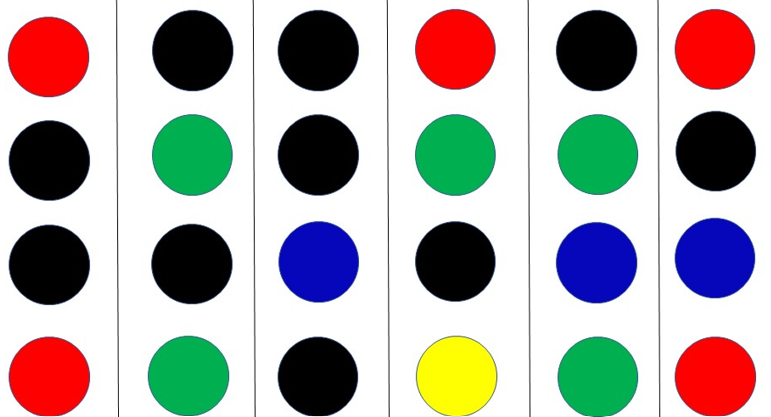
#> input picture img.png, 771 x 417 px
$ python Color_Detection_Bounding_Boxes.py
#> lines starting #> are read from the running program, lines starting #| are printed output that depends on the picture; after the words box and inside, x2 and y2 are one past the last pixel; in counts of white or black regions, pixels touching at a corner belong together
# Author  : Naman Goyal
import numpy as np
import cv2
img = cv2.imread("img.png",  cv2.IMREAD_COLOR)
#> img is the input picture: shape (417, 771, 3); mean B, G, R 172.3, 174.6, 180.1
hsv_image = cv2.cvtColor(img, cv2.COLOR_BGR2HSV)
#> hsv_image: shape (417, 771, 3); mean H, S, V 31.3, 68.1, 202.6
lower_red_1 = np.array([0, 250, 200])
upper_red_1 = np.array([1, 255, 255])
lower_red_2 = np.array([178, 250, 200])
upper_red_2 = np.array([180, 255, 255])
lower_green = np.array([60, 100, 100])
upper_green = np.array([86, 255, 255])
lower_blue = np.array([118, 200, 100])
upper_blue = np.array([130, 255, 255])
red_mask1 = cv2.inRange(hsv_image , lower_red_1 , upper_red_1)
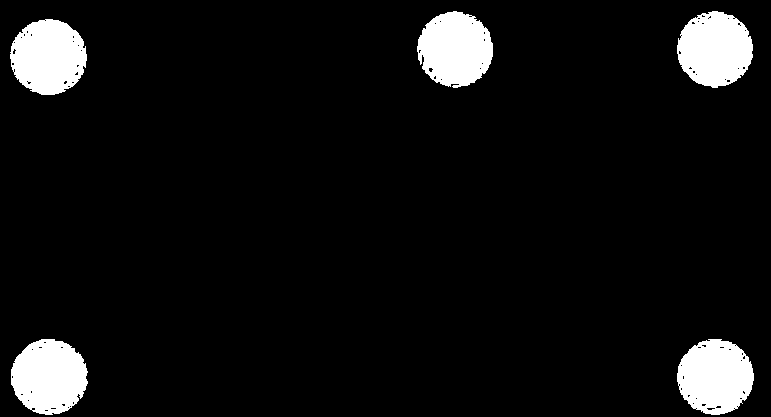
#> red_mask1: shape (417, 771); 6.9% white; 5 white regions, box (x1, y1, x2, y2) and area: (11, 339, 88, 415) 4475, (10, 19, 87, 95) 4467, (677, 339, 754, 415) 4441, (677, 11, 753, 88) 4429, (417, 11, 493, 88) 4409
red_mask2 = cv2.inRange(hsv_image , lower_red_2 , upper_red_2)
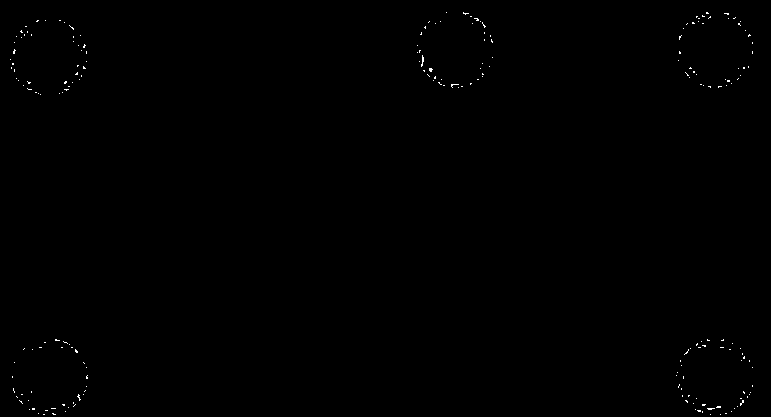
#> red_mask2: shape (417, 771); 0.2% white in thin lines or dots
red_mask = cv2.bitwise_or(red_mask1 , red_mask2)
#> red_mask: shape (417, 771); 7.1% white; 5 white regions, box (x1, y1, x2, y2) and area: (10, 19, 87, 95) 4588, (11, 339, 88, 415) 4587, (676, 339, 754, 415) 4585, (417, 11, 493, 88) 4548, (677, 11, 753, 88) 4545
green_mask = cv2.inRange(hsv_image , lower_green,upper_green)
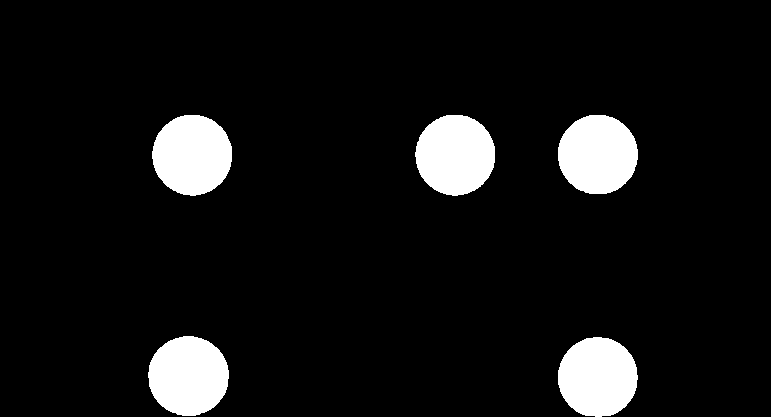
#> green_mask: shape (417, 771); 7.9% white; 5 white regions, box (x1, y1, x2, y2) and area: (415, 115, 495, 196) 5073, (152, 115, 232, 196) 5072, (148, 336, 229, 416) 5070, (558, 337, 638, 417) 5045, (558, 115, 638, 194) 5011
blue_mask =  cv2.inRange(hsv_image , lower_blue , upper_blue)
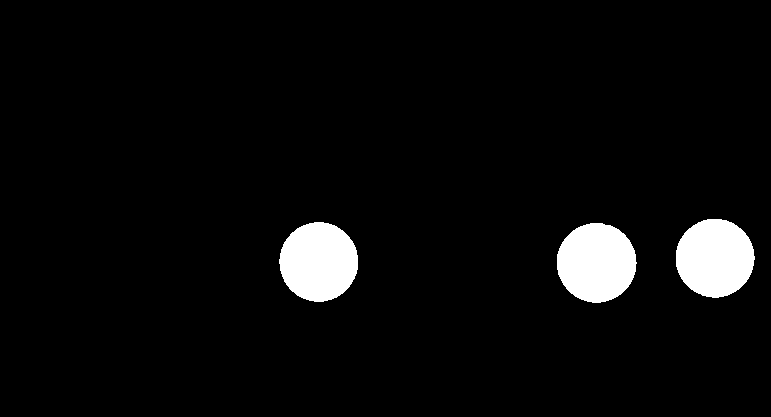
#> blue_mask: shape (417, 771); 4.6% white; 3 white regions
cont_red , h = cv2.findContours(red_mask , cv2.RETR_EXTERNAL , cv2.CHAIN_APPROX_SIMPLE)
#> cont_red = 5 contours; box (x1, y1, x2, y2) and area: (10, 19, 87, 95) 4480, (11, 339, 88, 415) 4478, (676, 339, 754, 415) 4476, (417, 11, 493, 88) 4440, (677, 11, 753, 88) 4434; h = [[1, -1, -1, -1], [2, 0, -1, -1], [3, 1, -1, -1], [4, 2, -1, -1], [-1, 3, -1, -1]]
cont_green , h = cv2.findContours(green_mask , cv2.RETR_EXTERNAL , cv2.CHAIN_APPROX_SIMPLE)
#> cont_green = 5 contours; box (x1, y1, x2, y2) and area: (415, 115, 495, 196) 4958, (152, 115, 232, 196) 4958, (148, 336, 229, 416) 4956, (558, 337, 638, 417) 4931, (558, 115, 638, 194) 4898
cont_blue , h = cv2.findContours(blue_mask , cv2.RETR_EXTERNAL , cv2.CHAIN_APPROX_SIMPLE)
#> cont_blue = 3 contours; box (x1, y1, x2, y2) and area: (557, 223, 637, 303) 4870, (279, 222, 358, 302) 4810, (676, 219, 755, 298) 4756; h = [[1, -1, -1, -1], [2, 0, -1, -1], [-1, 1, -1, -1]]
red_count = 0
blue_count =  0
green_count = 0
for contour in cont_red:
    x, y, w, h = cv2.boundingRect(contour)
    cv2.rectangle(img, (x, y), (x + w, y + h), (255, 109, 255), 10)
    red_count += 1
#> this loop made 5 passes
#> (x, y, w, h) on passes 1 to 5: (676, 339, 78, 76), (11, 339, 77, 76), (10, 19, 77, 76), (677, 11, 76, 77), (417, 11, 76, 77)
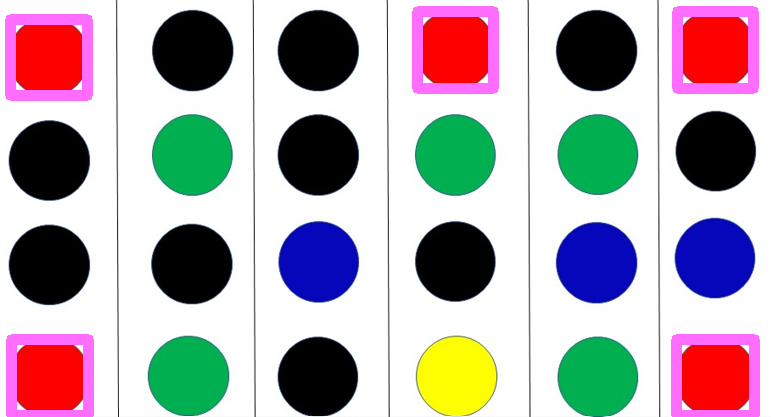
#> img: shape (417, 771, 3); 4.97% of pixels changed, all inside (x1, y1, x2, y2) = (5, 6, 760, 417)
#> after the loop, red_count = 5
for contour in cont_blue:
    x, y, w, h = cv2.boundingRect(contour)
    cv2.rectangle(img, (x, y), (x + w, y + h), (255, 109, 255), 10)
    blue_count +=1
#> this loop made 3 passes
#> (x, y, w, h) on passes 1 to 3: (557, 223, 80, 80), (279, 222, 79, 80), (676, 219, 79, 79)
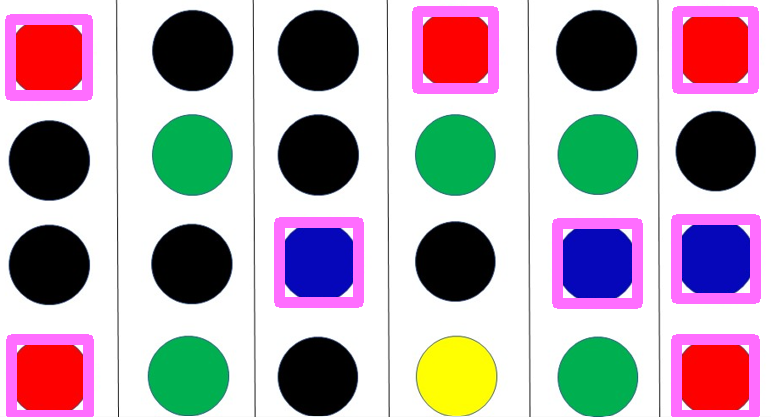
#> img: shape (417, 771, 3); 3.23% of pixels changed, all inside (x1, y1, x2, y2) = (274, 214, 761, 309)
#> after the loop, blue_count = 3
for contour in cont_green:
    x, y, w, h = cv2.boundingRect(contour)
    cv2.rectangle(img, (x, y), (x + w, y + h), (255, 109, 255), 10)
    green_count += 1
#> this loop made 5 passes
#> (x, y, w, h) on passes 1 to 5: (558, 337, 80, 80), (148, 336, 81, 80), (558, 115, 80, 79), (415, 115, 80, 81), (152, 115, 80, 81)
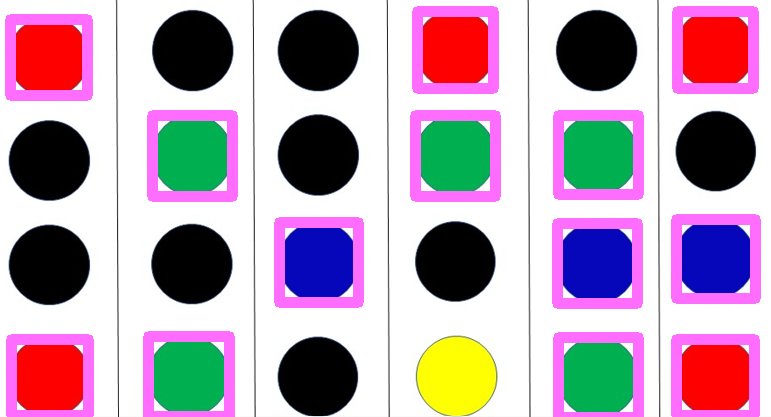
#> img: shape (417, 771, 3); 5.13% of pixels changed, all inside (x1, y1, x2, y2) = (143, 110, 644, 417)
#> after the loop, green_count = 5
print("Number of Red Balls are : " , red_count )
#| Number of Red Balls are :  5
print("Number of Green Balls are: " , green_count)
#| Number of Green Balls are:  5
print("Number of Blue Balls are: " , blue_count)
#| Number of Blue Balls are:  3
cv2.imshow("img" , img)
cv2.waitKey(0)
